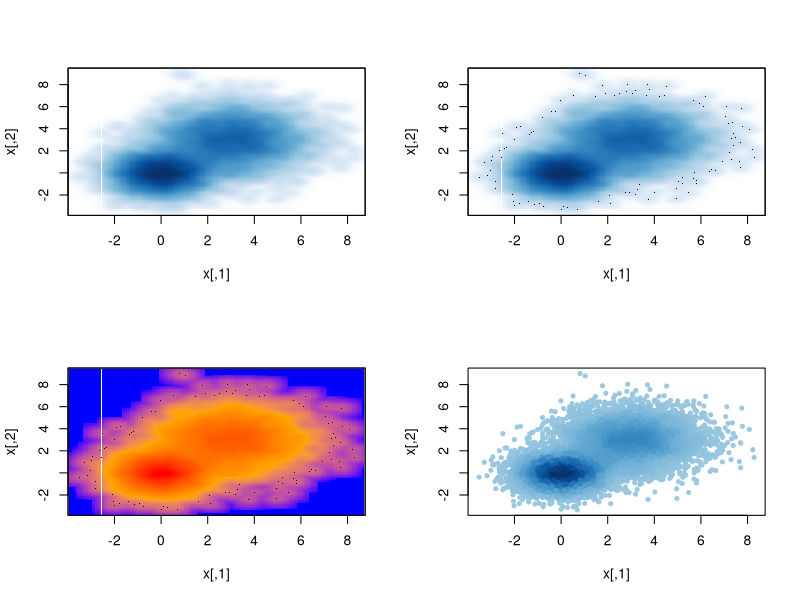

Recreate this plot in R.
## ---- chunk 1
## A largish data set
  n <- 10000
  x1  <- matrix(rnorm(n), ncol=2)
  x2  <- matrix(rnorm(n, mean=3, sd=1.5), ncol=2)
  x   <- rbind(x1,x2)

  oldpar <- par(mfrow=c(2,2))
  smoothScatter(x, nrpoints=0)
  smoothScatter(x)

  ## a different color scheme:
  Lab.palette <-
      colorRampPalette(c("blue", "orange", "red"), space = "Lab")
  smoothScatter(x, colramp = Lab.palette)

  ## somewhat similar, using identical smoothing computations,
  ## but considerably *less* efficient for really large data:
  plot(x, col = densCols(x), pch=20)
